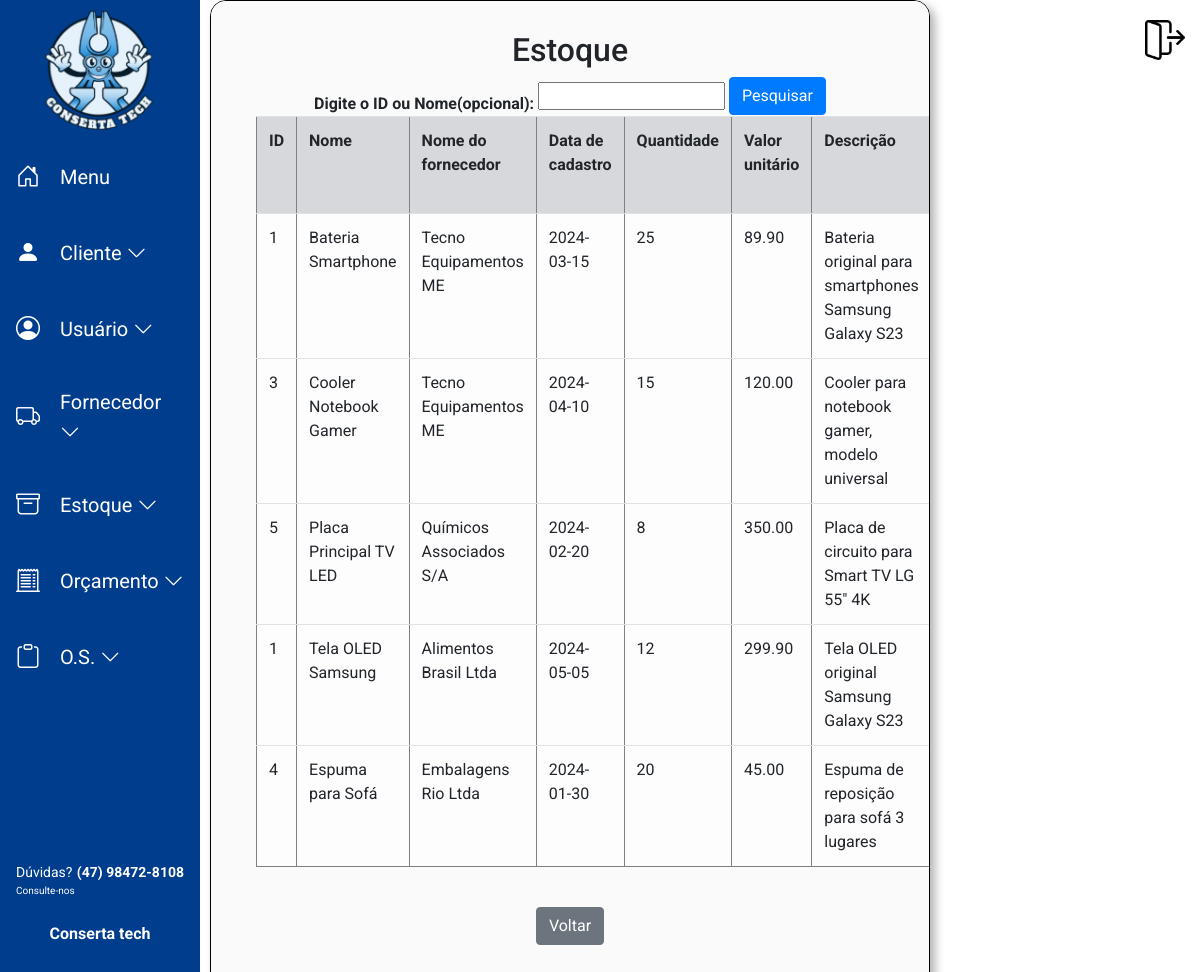
The app's page /Sistema_Conserta_Tech/Estoque/buscar_estoque.php (signed in) with its own data.
### tables this page shows
CREATE TABLE `estoque` (
  `id_estoque` INT NOT NULL AUTO_INCREMENT,
  `id_produto` INT NOT NULL,
  `id_fornecedor` INT NOT NULL,
  `nome_peca` VARCHAR(255),
  `data_cadastro` DATE,
  `quantidade` INT NOT NULL,
  `valor_unitario` DECIMAL(10,2) NOT NULL,
  `descricao` VARCHAR(255),
  PRIMARY KEY (`id_estoque`),
  CONSTRAINT `fk_estoque_fornecedor` FOREIGN KEY (`id_fornecedor`) REFERENCES `fornecedor` (`id_fornecedor`) ON DELETE CASCADE,
  CONSTRAINT `fk_estoque_produto` FOREIGN KEY (`id_produto`) REFERENCES `produto` (`id_produto`) ON DELETE CASCADE
);

CREATE TABLE `fornecedor` (
  `id_fornecedor` INT NOT NULL AUTO_INCREMENT,
  `email` VARCHAR(100) UNIQUE,
  `razao_social` VARCHAR(50) NOT NULL,
  `cnpj` VARCHAR(20) UNIQUE,
  `data_fundacao` DATE,
  `produto_fornecido` VARCHAR(100),
  `data_cad` DATE DEFAULT NULL,
  `cep` VARCHAR(10) DEFAULT NULL,
  `logradouro` VARCHAR(80) DEFAULT NULL,
  `tipo` VARCHAR(20) DEFAULT NULL,
  `complemento` VARCHAR(15) DEFAULT NULL,
  `numero` INT DEFAULT NULL,
  `cidade` VARCHAR(30) DEFAULT NULL,
  `uf` VARCHAR(2) DEFAULT NULL,
  `bairro` VARCHAR(20) DEFAULT NULL,
  `telefone` VARCHAR(18) DEFAULT NULL,
  `observacoes` VARCHAR(255),
  `inativo` TINYINT DEFAULT 0,
  PRIMARY KEY (`id_fornecedor`)
);

### Sistema_Conserta_Tech/Estoque/buscar_estoque.php (the view, shortened to what this page needs)
<?php
require_once("../Conexao/conexao.php");
if($_SERVER["REQUEST_METHOD"] == "POST" && !empty($_POST['busca'])){
    $busca = trim($_POST['busca']);
    if(is_numeric($busca)){
        $sql = "SELECT e.*, f.razao_social
                FROM estoque e
                INNER JOIN fornecedor f ON e.id_fornecedor = f.id_fornecedor
                WHERE e.id_estoque = :busca
                ORDER BY e.nome_peca ASC";
        $stmt = $pdo->prepare($sql);
        $stmt->bindParam(':busca', $busca, PDO::PARAM_INT);
    } else {
        $sql = "SELECT e.*, f.razao_social
                FROM estoque e
                INNER JOIN fornecedor f ON e.id_fornecedor = f.id_fornecedor
                WHERE e.nome LIKE :busca_nome
                ORDER BY e.nome ASC";
        $stmt = $pdo->prepare($sql);
        $stmt->bindValue(':busca_nome', "$busca%", PDO::PARAM_STR);
    }
} else {
    $sql = "SELECT e.*, f.razao_social
            FROM estoque e
            INNER JOIN fornecedor f ON e.id_fornecedor = f.id_fornecedor";
    $stmt = $pdo->prepare($sql);
}
    $stmt->execute();
    $estoques=$stmt->fetchAll(PDO::FETCH_ASSOC);
?>
<!DOCTYPE html>
<html lang="pt-br">
<head>
    <link rel="stylesheet" href="css_estoque.css">
    <link rel="stylesheet" href="../bootstrap/css/bootstrap.min.css">
    <link rel="stylesheet" href="https://cdn.jsdelivr.net/npm/bootstrap-icons@1.10.3/font/bootstrap-icons.css" />
    <link rel="stylesheet" href="../Menu_lateral/css-home-bar.css" />
    <link rel="stylesheet" href="https://cdn.jsdelivr.net/npm/flatpickr/dist/flatpickr.min.css">
    <link rel="stylesheet" href="https://cdn.jsdelivr.net/npm/notyf@3/notyf.min.css">
</head>
<body class="corpo">
<?php
  include("../Menu_lateral/menu.php");
?>
    <main>
    <div class="conteudo">
    <h2 align="center">Estoque</h2>
    <form action="buscar_estoque.php" method="POST">
        <label for="busca">Digite o ID ou Nome(opcional): </label>
        <input type="text" id="busca" name="busca">
        <button class="btn btn-primary" type="submit">Pesquisar</button>
    </form>
    <?php if(!empty($estoques)): ?>
        <div class="container">
        <table id="tabela_pesquisa" border="1" class="table table-light table-hover">
            <tr class="table-secondary">
                <th>ID</th>
                <th>Nome</th>
                <th>Nome do fornecedor</th>
                <th>Data de cadastro</th>
                <th>Quantidade</th>
                <th>Valor unitário</th>
                <th>Descrição</th>
            </tr>
            <?php foreach($estoques as $estoque): ?>
                <tr>
                    <td><?=htmlspecialchars($estoque['id_produto'])?></td>
                    <td><?=htmlspecialchars($estoque['nome_peca'])?></td>
                    <td><?=htmlspecialchars($estoque['razao_social'])?></td>
                    <td><?=htmlspecialchars($estoque['data_cadastro'])?></td>
                    <td><?=htmlspecialchars($estoque['quantidade'])?></td>
                    <td><?=htmlspecialchars($estoque['valor_unitario'])?></td>
                    <td><?=htmlspecialchars($estoque['descricao'])?></td>
                </tr>
            <?php endforeach; ?>
        </table>
        <?php else: ?>
            <p align="center">Nenhum estoque encontrado.</p>
        <?php endif; ?>
        </div>
        <p align="center"><a class="btn btn-secondary" role="button" href="index.php">Voltar</a></p>
        </div>
    </main>
</body>
</html>

### Sistema_Conserta_Tech/Menu_lateral/menu.php (shortened to what this page needs)
<div id="menu-container">
  <div class="btn-expandir"></div>
  <button class="sair" title="sair da conta">
    <img src="../img/logout.png" alt="Sair">
  </button>
  <nav class="menu-lateral">
    <div class="top-menu">
      <ul>
        <button class="fixar-menu" id="fixar_menu">
          <img src="../img/techinho.png" alt="">
        </button>
        <li class="item-menu">
          <a href="../Principal/main.php" class="menu-link">
            <span class="icon"><i class="bi bi-house-door"></i></span>
            <span class="txt-link">Menu</span>
          </a>
        </li>
        <li class="item-menu">
          <a href="#" id="cliente" class="menu-link">
            <span class="icon"><i class="bi bi-person-fill"></i></span>
            <span class="txt-link">Cliente <i class="bi bi-chevron-down"></i></span>
          </a>
        </li>
        <li class="item-menu">
          <a href="#" id="usuario" class="menu-link">
            <span class="icon"><i class="bi bi-person-circle"></i></span>
            <span class="txt-link">Usuário <i class="bi bi-chevron-down"></i></span>
          </a>
        </li>
        <li class="item-menu">
          <a href="#" id="fornecedor" class="menu-link">
            <span class="icon"><i class="bi bi-truck"></i></span>
            <span class="txt-link">Fornecedor <i class="bi bi-chevron-down"></i></span>
          </a>
        </li>
        <li class="item-menu">
          <a href="#" id="estoque" class="menu-link">
            <span class="icon"><i class="bi bi-archive"></i></span>
            <span class="txt-link">Estoque <i class="bi bi-chevron-down"></i></span>
          </a>
        </li>
        <li class="item-menu">
          <a href="#" id="orcamento" class="menu-link">
            <span class="icon"><i class="bi bi-receipt-cutoff"></i></span>
            <span class="txt-link">Orçamento <i class="bi bi-chevron-down"></i></span>
          </a>
        </li>
        <li class="item-menu">
          <a href="#" id="os" class="menu-link">
            <span class="icon"><i class="bi bi-clipboard"></i></span>
            <span class="txt-link">O.S. <i class="bi bi-chevron-down"></i></span>
          </a>
        </li>
      </ul>
    </div>
    <div class="footer-contato">
      <div class="linha-info">
        <p class="duvidas">Dúvidas?<br><span>Consulte-nos</span></p>
        <p class="telefone">(47) 98472-8108</p>
      </div>
      <p class="empresa">Conserta tech</p>
    </div>
  </nav>
</div>

### Sistema_Conserta_Tech/Estoque/css_estoque.css (style rules this page uses)
body { margin: 0; padding: 0; min-height: 100vh; display: flex; justify-content: center; align-items: center; background-image: url("../img/fundo_site.png"); scrollbar-width: none; }
.conteudo { animation: aparecer 1.2s ease forwards; box-shadow: 5px 5px 10px rgba(0, 0, 0, 0.3); width: 90%; max-width: 800px; height: auto; align-items: center; border: 1px solid black; justify-content: center; display: flex; border-radius: 16px; background-color: #FAFAFA; padding: 30px; flex-direction: column; overflow-y: auto; scrollbar-width: none; gap: 4%; }
label { position: relative; top: 8px; font-weight: bold; margin-bottom: 5px; }

### Sistema_Conserta_Tech/Menu_lateral/css-home-bar.css (style rules this page uses)
* { margin: 0; padding: 0; box-sizing: border-box; font-family: 'Roboto', sans-serif; }
html, body { height: 100%; overflow-x: hidden; }
.menu-lateral { width: 60px; height: 100vh; background-color: #013d8d; padding: 0; box-shadow: 3px 0 0 #fff; position: fixed; top: 0; left: 0; display: flex; flex-direction: column; overflow-y: auto; padding-bottom: 20px; transition: width 0.5s ease-in; scrollbar-width: none ; z-index: 1000; }
.top-menu { flex-grow: 1; }
.btn-expandir { width: 100%; padding: 10px; }
ul { list-style: none; padding-left: 0; margin: 0; display: flex; flex-direction: column; flex-grow: 1; }
ul li { margin-bottom: 10px; }
ul li a { color: #fff; text-decoration: none; font-size: 20px; padding: 15px 16px; display: flex; align-items: center; width: 100%; box-sizing: border-box; border-radius: 8px; }
ul li a .txt-link { margin-left: 20px; }
ul li a .icon>i { font-size: 24px; }
.footer-contato { color: #fff; font-size: 13px; padding: 10px 16px; margin-top: auto; display: flex; flex-direction: column; align-items: center; text-align: center; }
.footer-contato .linha-info { display: flex; justify-content: space-between; width: 100%; font-weight: bold; font-size: 14px; }
.footer-contato .duvidas { text-align: left; font-weight: normal; }
.footer-contato .duvidas span { font-size: 10px; display: block; }
.footer-contato .telefone { text-align: right; }
.footer-contato .empresa { font-weight: bold; font-size: 16px; margin-top: 8px; }
button.sair { background: transparent; border: none; padding: 0; cursor: pointer; }
button.sair img { width: 40px; height: 40px; transition: transform 0.2s ease, filter 0.2s ease; }
button.sair { position: fixed; top: 20px; right: 15px; z-index: 999; }
button.fixar-menu { margin: 0; background-color: #013d8d; transition: width 0.5s ease-in, filter 0.2s ease; border: none; }
button.fixar-menu img { width: 150px; height: auto; margin: 10px; cursor: pointer; border: none; }
.fixar-menu { transition: opacity 0.3s ease; }

### records on screen
estoque: id_produto "1", nome_peca "Bateria Smartphone", id_fornecedor.razao_social "Tecno Equipamentos ME", data_cadastro "2024-03-15", quantidade "25", valor_unitario "89.90", descricao "Bateria original para smartphones Samsung Galaxy S23"
estoque: id_produto "3", nome_peca "Cooler Notebook Gamer", id_fornecedor.razao_social "Tecno Equipamentos ME", data_cadastro "2024-04-10", quantidade "15", valor_unitario "120.00", descricao "Cooler para notebook gamer, modelo universal"
estoque: id_produto "5", nome_peca "Placa Principal TV LED", id_fornecedor.razao_social "Químicos Associados S/A", data_cadastro "2024-02-20", quantidade "8", valor_unitario "350.00", descricao "Placa de circuito para Smart TV LG 55\" 4K"
estoque: id_produto "1", nome_peca "Tela OLED Samsung", id_fornecedor.razao_social "Alimentos Brasil Ltda", data_cadastro "2024-05-05", quantidade "12", valor_unitario "299.90", descricao "Tela OLED original Samsung Galaxy S23"
estoque: id_produto "4", nome_peca "Espuma para Sofá", id_fornecedor.razao_social "Embalagens Rio Ltda", data_cadastro "2024-01-30", quantidade "20", valor_unitario "45.00", descricao "Espuma de reposição para sofá 3 lugares"
